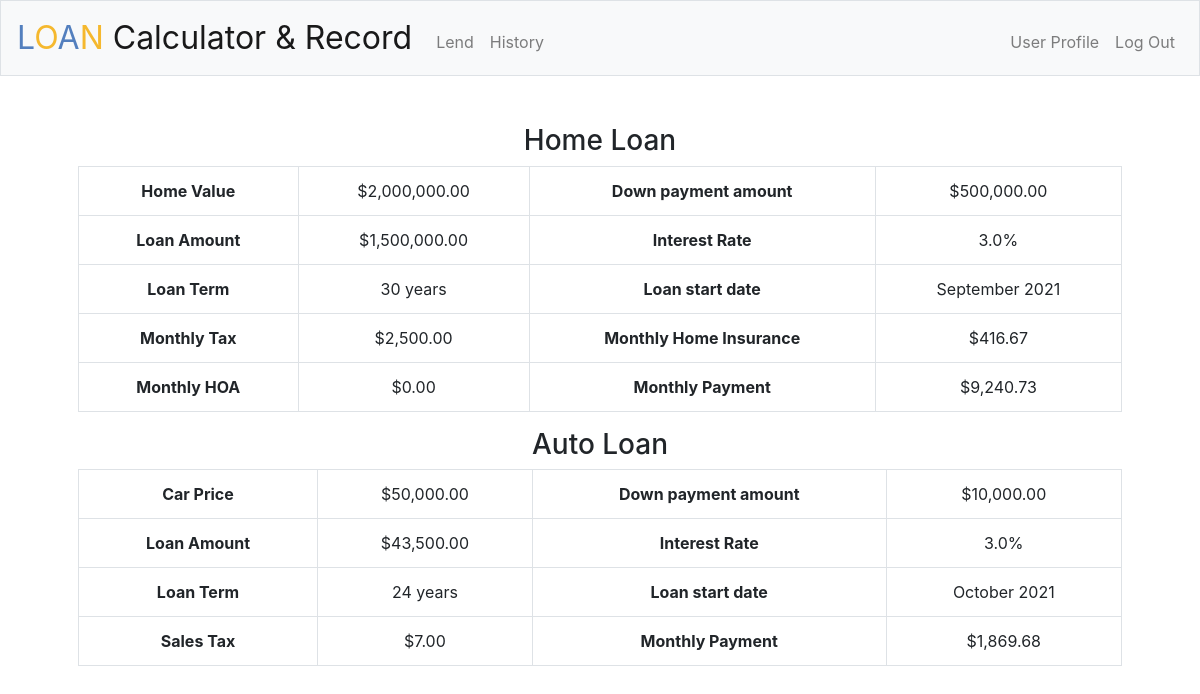
The page / (signed in) on the database its author committed.
### tables this page shows
CREATE TABLE 'mortgage' (home_value FLOAT NOT NULL,
down_payment FLOAT NOT NULL,
interest_rate FLOAT NOT NULL,
loan_term INTEGER NOT NULL,
start_date TEXT NOT NULL,'monthly_tax' FLOAT NOT NULL,'monthly_insurance' FLOAT NOT NULL,
monthly_HOA FLOAT NOT NULL,'monthly_payment' FLOAT NOT NULL, 'payoff_date'  text NOT NULL  , 'username'  text NOT NULL  , 'mortgage_id'  INTEGER PRIMARY KEY NOT NULL  , 'loan_amount' INTEGER NOT NULL DEFAULT 0);

CREATE TABLE 'auto_loan' (
car_price FLOAT NOT NULL,
down_payment FLOAT NOT NULL,
interest_rate FLOAT NOT NULL,
loan_term INTEGER NOT NULL,
start_date TEXT NOT NULL,
sales_tax FLOAT NOT NULL,
monthly_payment FLOAT NOT NULL,
payoff_date TEXT NOT NULL,
username TEXT NOT NULL,
car_loan_id INTEGER NOT NULL PRIMARY KEY, 'loan_amount' INTEGER NOT NULL DEFAULT 0);

### application.py (the view)
@app.route("/")
@login_required
def index():
    username = db.execute("SELECT username FROM users WHERE id = ?", session["user_id"])[0]["username"]
    home_loans = db.execute("SELECT * FROM mortgage WHERE username = ?", username)
    auto_loans = db.execute("SELECT * FROM auto_loan WHERE username = ?", username)
    return render_template("index.html", home_loans=home_loans, auto_loans=auto_loans)

### application.py (called while the page is built)
@app.after_request
def after_request(response):
    response.headers["Cache-Control"] = "no-cache, no-store, must-revalidate"
    response.headers["Expires"] = 0
    response.headers["Pragma"] = "no-cache"
    return response

### helpers.py (called while the page is built)
def login_required(f):
    @wraps(f)
    def decorated_function(*args, **kwargs):
        if session.get("user_id") is None:
            return redirect("/login")
        return f(*args, **kwargs)
    return decorated_function

def usd(value):
    return f"${value:,.2f}"

### templates/index.html (shortened to what this page needs)
{% extends "layout.html" %}
{% block main %}
    <h3>Home Loan</h3>
    <table class="table table-bordered border-primary">
        <tbody>
            <div class="container">
            {% for home_loan in home_loans %}
                <tr>
                    <th scope="row"><div class="col">Home Value</div></th>
                    <td><div class="col">{{ home_loan.home_value | usd }}</div></td>
                    <th scope="row"><div class="col">Down payment amount</div></th>
                    <td><div class="col">{{ home_loan.down_payment | usd }}</div></td>
                </tr>
                <tr>
                    <th><div class="col">Loan Amount</div></th>
                    <td><div class="col">{{ home_loan.loan_amount | usd }}</div></td>
                    <th><div class="col">Interest Rate</div></td>
                    <td><div class="col">{{ home_loan.interest_rate }}%</div></td>
                </tr>
                <tr>
                    <th><div class="col">Loan Term</div></th>
                    <td><div class="col">{{ home_loan.loan_term }} years</div></td>
                    <th><div class="col">Loan start date</div></th>
                    <td><div class="col">{{ home_loan.start_date }}</div></td>
                </tr>
                <tr>
                    <th><div class="col">Monthly Tax</div></th>
                    <td><div class="col">{{ home_loan.monthly_tax | usd }}</div></td>
                    <th><div class="col">Monthly Home Insurance</div></th>
                    <td><div class="col">{{ home_loan.monthly_insurance | usd }}</div></td>
                </tr>
                <tr>
                    <th><div class="col">Monthly HOA</div></th>
                    <td><div class="col">{{ home_loan.monthly_HOA | usd }}</div></td>
                    <th><div class="col">Monthly Payment</div></th>
                    <td><div class="col">{{ home_loan.monthly_payment | usd }}</div></td>
                </tr>
                </div>
            {% endfor %}
        </tbody>
    </table>
    <h3>Auto Loan</h3>
    <table class="table table-bordered border-primary">
        <tbody>
            <div class="container">
            {% for auto_loan in auto_loans %}
                <tr>
                    <th scope="row"><div class="col">Car Price</div></th>
                    <td><div class="col">{{ auto_loan.car_price | usd }}</div></td>
                    <th scope="row"><div class="col">Down payment amount</div></th>
                    <td><div class="col">{{ auto_loan.down_payment | usd }}</div></td>
                </tr>
                <tr>
                    <th><div class="col">Loan Amount</div></th>
                    <td><div class="col">{{ auto_loan.loan_amount | usd }}</div></td>
                    <th><div class="col">Interest Rate</div></td>
                    <td><div class="col">{{ auto_loan.interest_rate }}%</div></td>
                </tr>
                <tr>
                    <th><div class="col">Loan Term</div></th>
                    <td><div class="col">{{ auto_loan.loan_term }} years</div></td>
                    <th><div class="col">Loan start date</div></th>
                    <td><div class="col">{{ auto_loan.start_date }}</div></td>
                </tr>
                <tr>
                    <th><div class="col">Sales Tax</div></th>
                    <td><div class="col">{{ auto_loan.sales_tax | usd }}</div></td>
                    <th><div class="col">Monthly Payment</div></th>
                    <td><div class="col">{{ auto_loan.monthly_payment | usd }}</div></td>
                </tr>
                </div>
            {% endfor %}
        </tbody>
    </table>
{% endblock %}

### templates/layout.html (shortened to what this page needs)
<!DOCTYPE html>
<html lang="en">
    <head>
        <link rel="stylesheet" href="https://cdn.jsdelivr.net/npm/bootstrap@4.5.3/dist/css/bootstrap.min.css">
        <link href="/static/styles.css" rel="stylesheet">
    </head>
    <body>
        <nav class="navbar navbar-expand-md navbar-light bg-light border">
            <a class="navbar-brand" href="/"><span class="blue">L</span><span class="yellow">O</span><span class="blue">A</span><span class="yellow">N</span><span class="black"> Calculator & Record</span></a>
            <div class="collapse navbar-collapse" id="navbar">
                {% if session.user_id %}
                    <ul class="navbar-nav mr-auto mt-2">
                        <li class="nav-item"><a class="nav-link" href="/lend">Lend</a></li>
                        <li class="nav-item"><a class="nav-link" href="/history">History</a></li>
                    </ul>
                    <ul class="navbar-nav ml-auto mt-2">
                        <li class="nav-item"><a class="nav-link" href="/profile">User Profile</a></li>
                        <li class="nav-item"><a class="nav-link" href="/logout">Log Out</a></li>
                    </ul>
                {% else %}
                    <ul class="navbar-nav ml-auto mt-2">
                        <li class="nav-item"><a class="nav-link" href="/register">Register</a></li>
                        <li class="nav-item"><a class="nav-link" href="/login">Log In</a></li>
                    </ul>
                {% endif %}
            </div>
        </nav>
        <main class="container p-5">
            {% block main %}{% endblock %}
        </main>
    </body>
</html>

### static/styles.css (style rules this page uses)
nav .navbar-brand { font-size: xx-large; }
nav .navbar-brand .blue { color: #537fbe; }
nav .navbar-brand .yellow { color: #f5b82e; }
main { overflow-x: auto; text-align: center; }

### rows shown on the page
mortgage: home_value "$2,000,000.00", down_payment "$500,000.00", loan_amount "$1,500,000.00", interest_rate "3.0", loan_term "30", start_date "September 2021", monthly_tax "$2,500.00", monthly_insurance "$416.67", monthly_HOA "$0.00", monthly_payment "$9,240.73"
auto_loan: car_price "$50,000.00", down_payment "$10,000.00", loan_amount "$43,500.00", interest_rate "3.0", loan_term "24", start_date "October 2021", sales_tax "$7.00", monthly_payment "$1,869.68"
